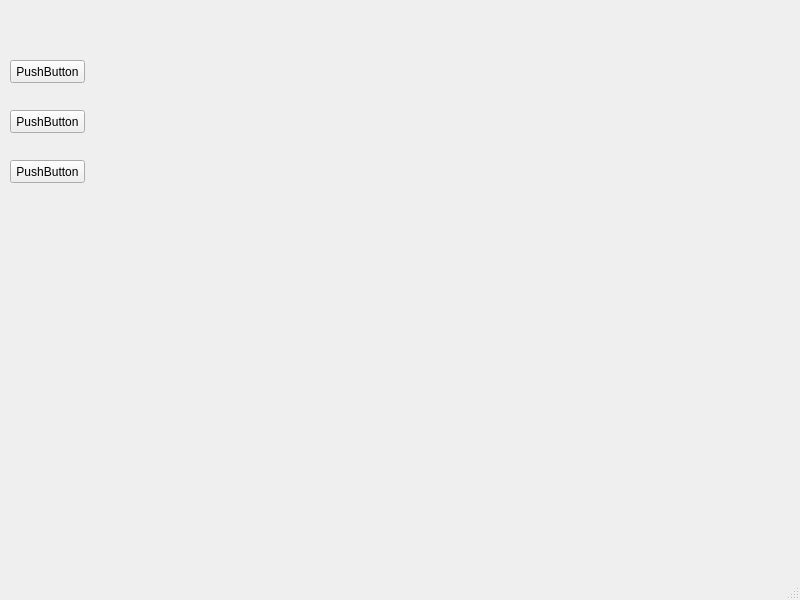
<?xml version="1.0" encoding="UTF-8"?>
<ui version="4.0">
 <class>MainWindow</class>
 <widget class="QMainWindow" name="MainWindow">
  <property name="geometry">
   <rect>
    <x>0</x>
    <y>0</y>
    <width>800</width>
    <height>600</height>
   </rect>
  </property>
  <property name="windowTitle">
   <string>MainWindow</string>
  </property>
  <widget class="QWidget" name="centralwidget">
   <widget class="QPushButton" name="pushButton">
    <property name="geometry">
     <rect>
      <x>10</x>
      <y>60</y>
      <width>75</width>
      <height>23</height>
     </rect>
    </property>
    <property name="text">
     <string>PushButton</string>
    </property>
   </widget>
   <widget class="QPushButton" name="pushButton_2">
    <property name="geometry">
     <rect>
      <x>10</x>
      <y>110</y>
      <width>75</width>
      <height>23</height>
     </rect>
    </property>
    <property name="text">
     <string>PushButton</string>
    </property>
   </widget>
   <widget class="QPushButton" name="pushButton_3">
    <property name="geometry">
     <rect>
      <x>10</x>
      <y>160</y>
      <width>75</width>
      <height>23</height>
     </rect>
    </property>
    <property name="text">
     <string>PushButton</string>
    </property>
   </widget>
  </widget>
  <widget class="QMenuBar" name="menubar">
   <property name="geometry">
    <rect>
     <x>0</x>
     <y>0</y>
     <width>800</width>
     <height>21</height>
    </rect>
   </property>
  </widget>
  <widget class="QStatusBar" name="statusbar"/>
 </widget>
 <resources/>
 <connections/>
</ui>
